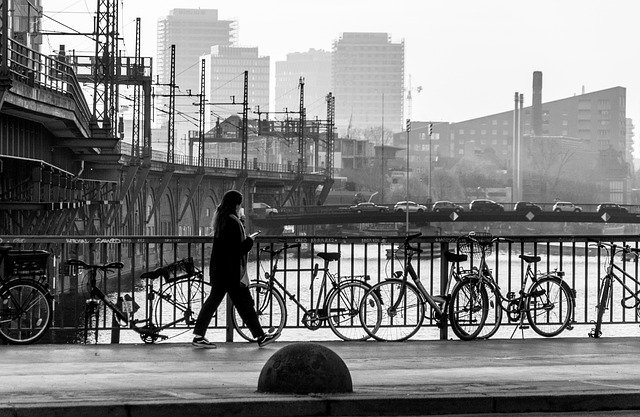
%> input picture R7220_linear_algebra/cityscape.jpg, 640 x 417 px
$ octave image_pca.m   (GNU Octave 9; MATLAB toolbox functions it lacks are replaced by stand-ins)
%> lines starting %> are read from the running program, lines starting %| are printed output that depends on the picture
% image compression with PCA, basic version
% refernce: https://github.com/Wanggcong/Statistical-Analysis-Method-/blob/master/project3/16337292_%E8%A2%81%E6%B5%A9%E6%89%AC/pca.m


clear;
clc;
close all;

% parameters
comp_ratio = 0.3;

% get the gray image data
img = imread('cityscape.jpg');
%> img is the input picture: size 417x640x3 uint8; min 0, max 255, mean 133.3
data = im2double(rgb2gray(img));
[n_col, ~] = size(img);
%> n_col = 417
% TODO optional: block processing

% whitening
avg = mean(mean(data));
%> avg = 0.523
white_data = data - avg;

% covariance matrix
cov_mat = white_data * white_data';

% eigen values and vectors
[eig_vctr, eig_values] = eig(cov_mat);
[~, order] = sort(diag(eig_values), 'descend');
%> order = 417 values, max 417 at index 1, min 1 at index 417, mean 209
eig_vctr = eig_vctr(:, order);

% compression
eig_vctr_comp = eig_vctr(:, 1:floor(n_col*comp_ratio));
img_regen = (white_data' * eig_vctr_comp) * eig_vctr_comp';
img_regen = img_regen' + avg;
% optional TODO: difference between original and compressed images.

% plotting
figure(1),subplot(121),imshow(data,[]); title('Original Image');
figure(1),subplot(122),imshow(img_regen,[]); title('Compressed Image');
%> after `imshow(img_regen,[])`:
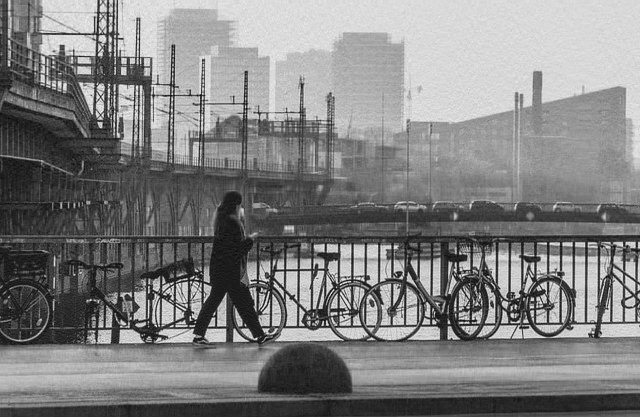
%> displayed picture: size 417x640, on the screen's scale of 0 to 255; min 0, max 255, mean 129.3
